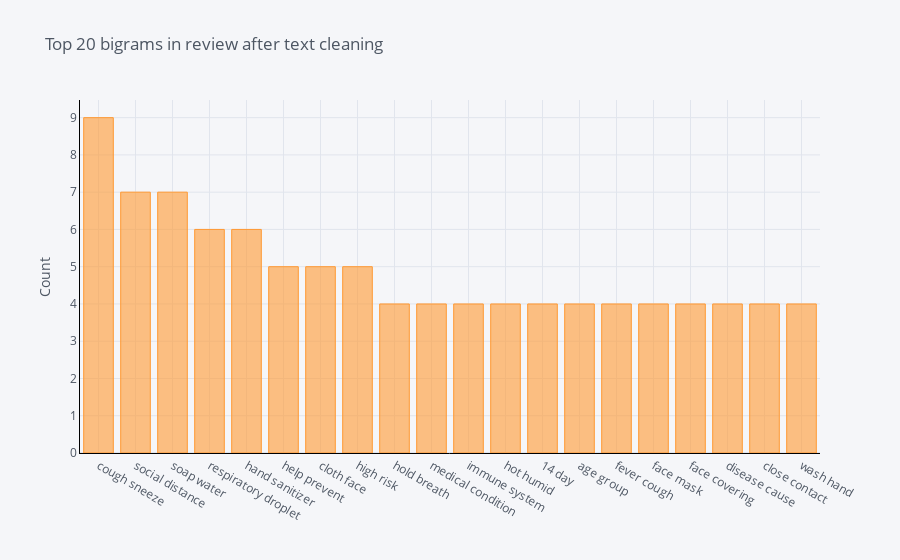

The code cell stored with this chart in its notebook:
### Code cell
common_words = get_top_n_bigram(covid_data['clean_stop'], 20)
for word, freq in common_words:
    print(word, freq)
df4 = pd.DataFrame(common_words, columns = ['clean_stop' , 'count'])
df4.groupby('clean_stop').sum()['count'].sort_values(ascending=False).iplot(
kind='bar', yTitle='Count', linecolor='black', title='Top 20 bigrams in review after text cleaning')

### Figure 1 — Plotly figure (JSON) as saved in the notebook; plotly's stock layout.template omitted (floating-point values rounded to 4 significant figures)
{"data": [{"marker": {"color": "rgba(255, 153, 51, 0.6)", "line": {"color": "rgba(255, 153, 51, 1.0)", "width": 1}}, "name": "count", "orientation": "v", "text": "", "type": "bar", "x": ["cough sneeze", "social distance", "soap water", "respiratory droplet", "hand sanitizer", "help prevent", "cloth face", "high risk", "hold breath", "medical condition", "immune system", "hot humid", "14 day", "age group", "fever cough", "face mask", "face covering", "disease cause", "close contact", "wash hand"], "y": [9, 7, 7, 6, 6, 5, 5, 5, 4, 4, 4, 4, 4, 4, 4, 4, 4, 4, 4, 4]}], "layout": {"legend": {"bgcolor": "#F5F6F9", "font": {"color": "#4D5663"}}, "paper_bgcolor": "#F5F6F9", "plot_bgcolor": "#F5F6F9", "title": {"font": {"color": "#4D5663"}, "text": "Top 20 bigrams in review after text cleaning"}, "xaxis": {"gridcolor": "#E1E5ED", "linecolor": "black", "showgrid": true, "tickfont": {"color": "#4D5663"}, "title": {"font": {"color": "#4D5663"}, "text": ""}, "zerolinecolor": "#E1E5ED"}, "yaxis": {"gridcolor": "#E1E5ED", "linecolor": "black", "showgrid": true, "tickfont": {"color": "#4D5663"}, "title": {"font": {"color": "#4D5663"}, "text": "Count"}, "zerolinecolor": "#E1E5ED"}}}
